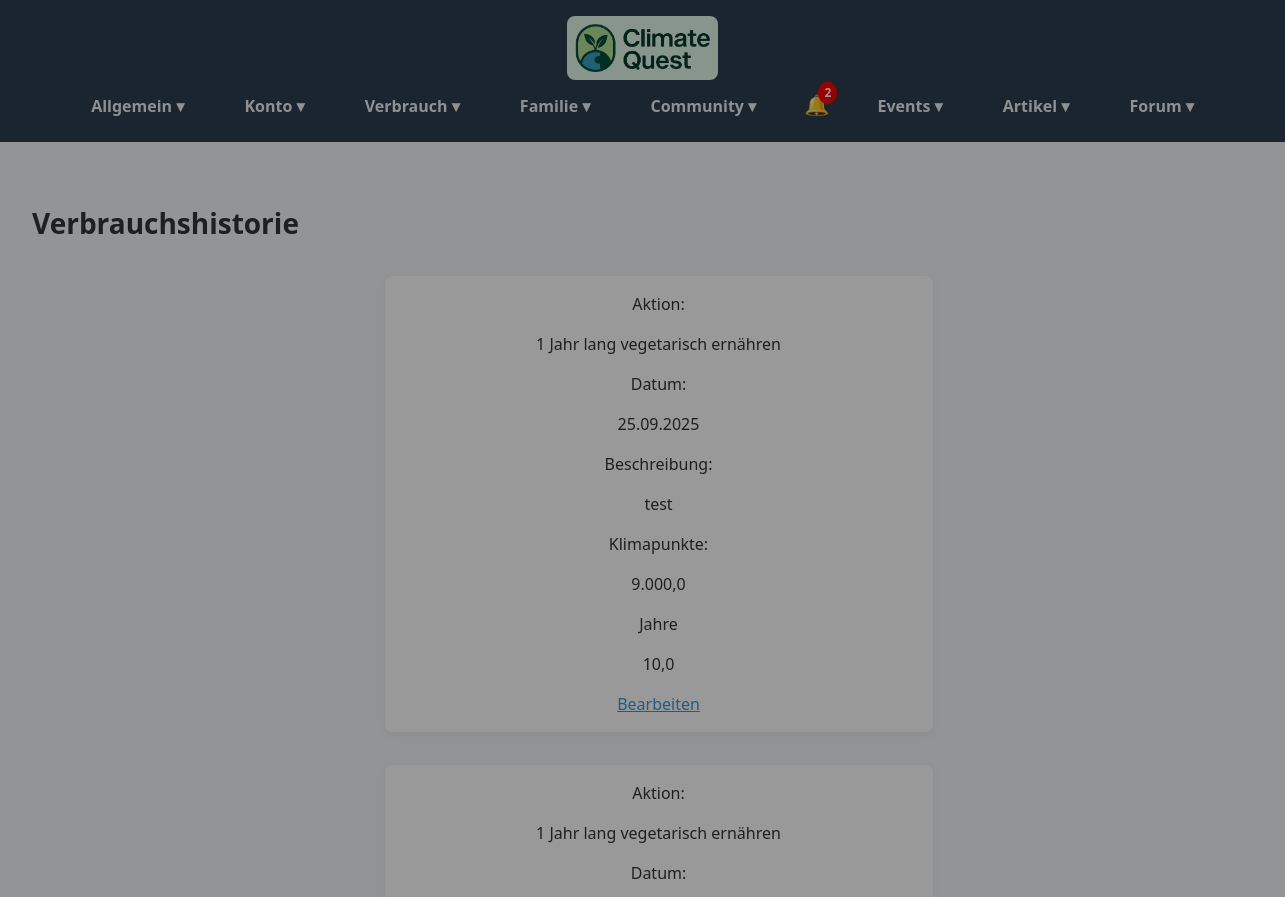
Before: /verbrauch/history/ (signed in, upper part) with the older database file.
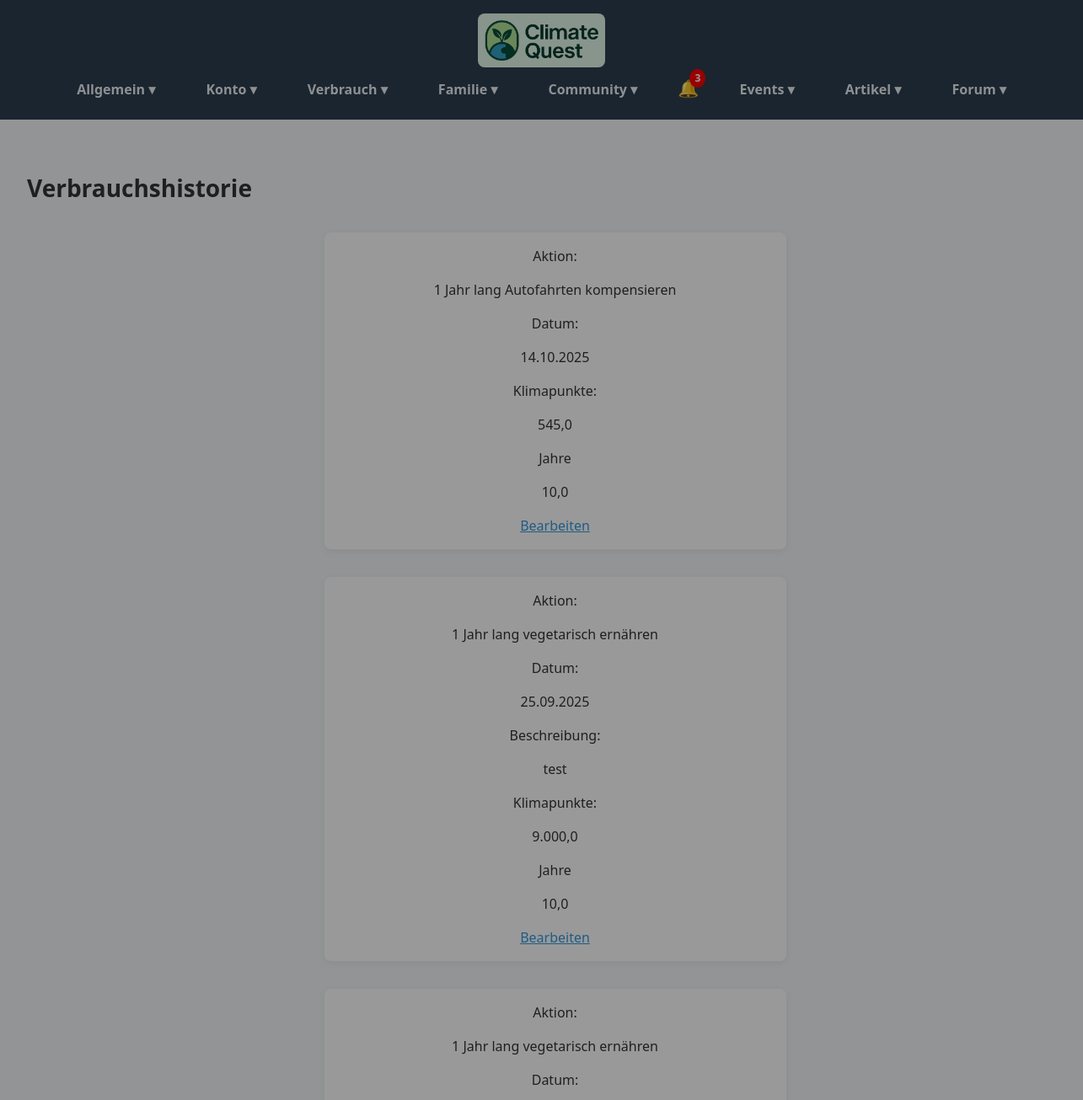
After: the same page with the newer database file.
### verbrauch/models.py (models this page shows, shortened)
class Aktion(models.Model):
    description = models.CharField(max_length=500, blank=True, null=True)
    user = models.ForeignKey(User, on_delete=models.CASCADE)
    quantity = models.FloatField()
    aktion = models.ForeignKey(AktionenListe, on_delete=models.CASCADE)
    date = models.DateField(default=timezone.now)
    @property
    def impact(self):
        return self.quantity * self.aktion.klimapunkte

class AktionenListe(models.Model):
    name = models.CharField(max_length=100, unique=True)
    klimapunkte = models.FloatField()
    mengeBeschreibung = models.CharField(max_length=200)
    anmerkung = models.CharField(max_length=500)
    source = models.CharField(max_length=1000)

### verbrauch/views.py (the view)
# urls.py: path('history/', history, name='history'),
@login_required
def history(request):
    actions = Aktion.objects.filter(user=request.user).order_by('-date')
    return render(request, './history.html', {'actions': actions})

### verbrauch/templates/history.html (shortened to what this page needs)
{% extends "base.html" %}
{% load static %}
{% block content %}
<h1>Verbrauchshistorie</h1>
{% if actions %}
<ul class="action-list">
    {% for action in actions %}
    <li class="action-list-container">
        <p class="action-list-description">Aktion:</p>
        <p class="action-list-value">{{ action.aktion.name }}</p>
        <p class="action-list-description">Datum:</p>
        <p class="action-list-value">{{ action.date|date:"d.m.Y" }}</p>
        {% if action.description %}
        <p class="action-list-description">Beschreibung:</p>
        <p class="action-list-value">{{ action.description }}</p>
        {% endif %}
        <p class="action-list-description">Klimapunkte:</p>
        <p class="action-list-value">{{ action.impact }}</p>
        <p class="action-list-description">{{ action.aktion.mengeBeschreibung }}</p>
        <p class="action-list-value">{{ action.quantity }} {{ action.einheit }}</p>
        <a href="{% url 'edit_action' action.id %}">Bearbeiten</a>
    </li>
    {% endfor %}
</ul>
{% else %}
<p>Keine Aktionen gefunden.</p>
{% endif %}
{% endblock %}

Changed rows visible on the page:
added Aktion: aktion.name "1 Jahr lang Autofahrten kompensieren", date "14.10.2025", impact "545,0", aktion.mengeBeschreibung "Jahre", quantity "10,0"
Other visible differences:
text written by a page script: "Allgemein ▾ Konto ▾ Verbrauch ▾ Familie ▾ Community ▾ 🔔 2 Events ▾ Artikel ▾ Forum ▾" → "Allgemein ▾ Konto ▾ Verbrauch ▾ Familie ▾ Community ▾ 🔔 3 Events ▾ Artikel ▾ Forum ▾"
